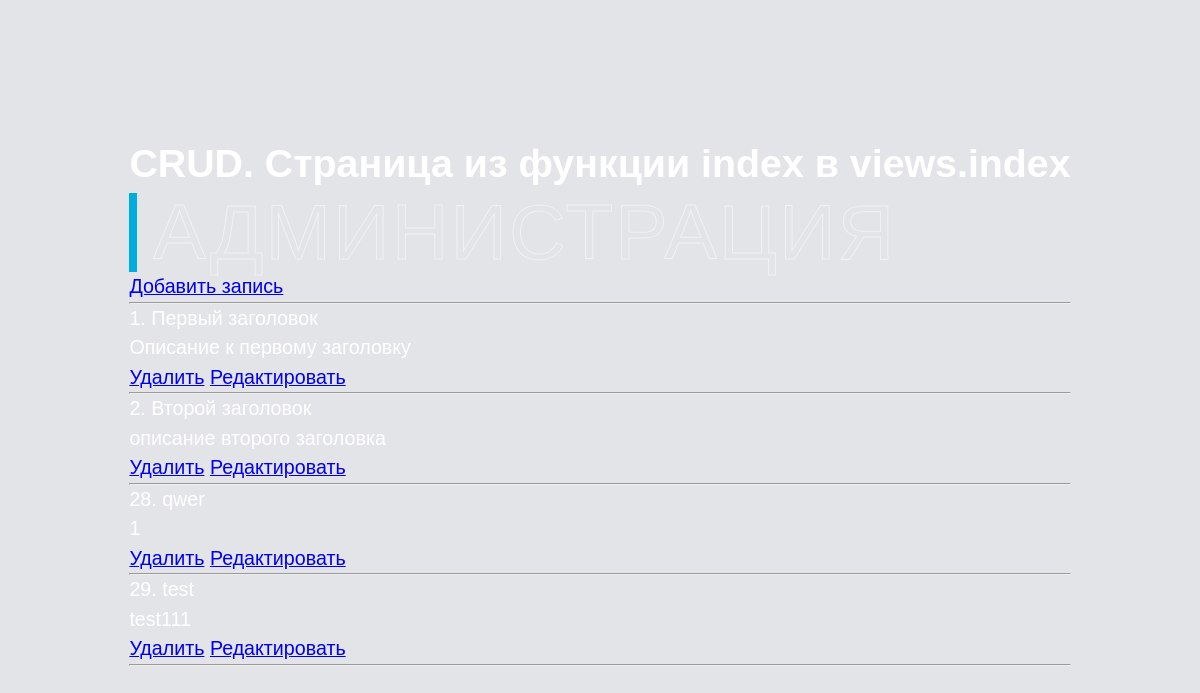
The app's page /, older data.
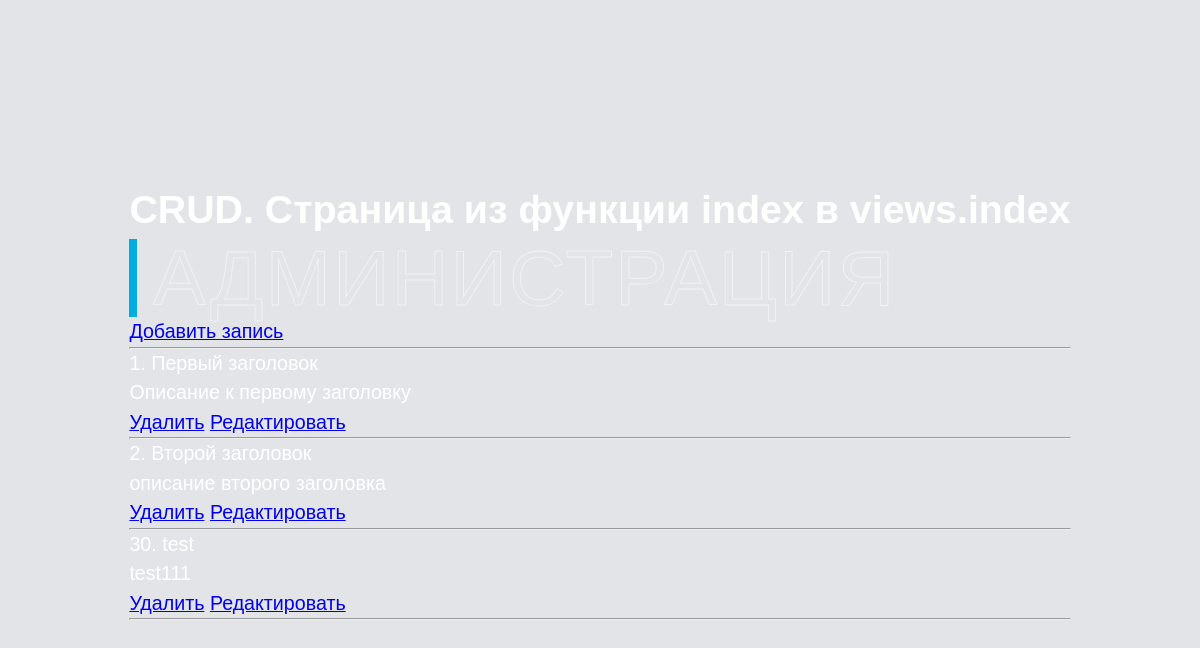
The same page, newer data.
### notepad/models.py (models this page shows, shortened)
class Notepad(models.Model):
    id = models.AutoField(primary_key=True)
    heading = models.TextField(max_length=30)
    text = models.TextField(max_length = 1000)

### notepad/views.py (the view)
# urls.py: path('', views.index, name='index'),
def index(request):
    try:
        if request.method == 'GET':
            notes = Notepad.objects.all()
            return render(request, 'notepad/list.html', {'notes': notes})
    except:
        return HttpResponse('Ошибка в функции index в файле views в приложении notepad')

### notepad/templates/notepad/list.html
{% extends './index.html' %}
{% block content %}
    <a href="/form_add">Добавить запись</a><hr>
    {% if notes %}
        {% for note in notes %}
            {{ note.id }}. {{ note.heading }} <br>
            {{ note.text }} <br>
            <a href="/form_add/delete/{{ note.id }}">Удалить</a>
            <a href="/form_add/edit/{{ note.id }}">Редактировать</a>
            <hr>
        {% endfor %}
    {% endif %}
{% endblock content %}

Row changes from the older to the newer data that the page shows:
removed Notepad: id "28", heading "qwer", text "1"
removed Notepad: id "29", heading "test", text "test111"
added Notepad: id "30", heading "test", text "test111"
